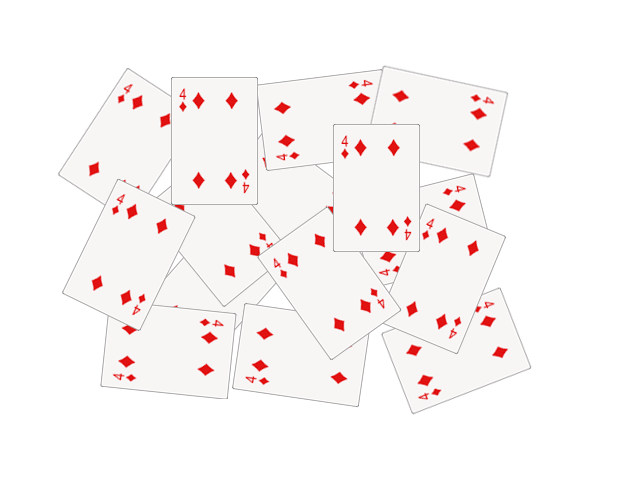
#> input picture data/cards.png, 640 x 480 px
$ python 21.1.2HowToCreateContours.py   (older library calls are emulated)
#> lines starting #> are read from the running program, lines starting #| are printed output that depends on the picture; after the words box and inside, x2 and y2 are one past the last pixel; in counts of white or black regions, pixels touching at a corner belong together
# -*- coding: utf-8 -*-
# __author__ = 'corvin'

"""
21.1.2 怎样绘制轮轮廓.py:
函数 cv2.drawContours() 可以 用来绘制 轮廓。它可以根据你提供 的 界点绘制任何形状。
第一个参数是原始图像
第二个参数是 轮廓 一 个 Python 列表。
第三个参数是 轮廓的索引
在绘制独立 轮廓是很有用 当 设置为 -1 时绘制所有轮廓 。
接下来的参数是 轮廓的颜色和厚度等。
"""

import numpy as np
import cv2

im = cv2.imread('../data/cards.png')
#> im is the input picture: shape (480, 640, 3); mean B, G, R 245.8, 245.8, 250.7
imgray = cv2.cvtColor(im, cv2.COLOR_BGR2GRAY)
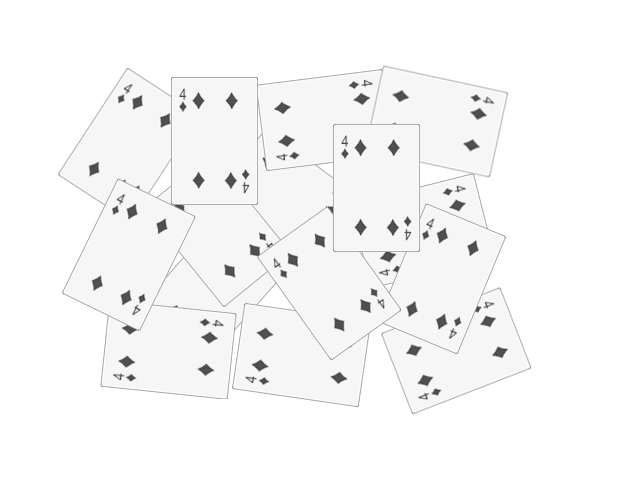
#> imgray: shape (480, 640); min 67, max 255, mean 247.3
cv2.imshow('imgray', imgray)
# cv2.waitKey(2000)

# threshold函数有两个返回值，其中第二个返回值（这里是mask）是二值化后的灰度图。当我们指定了阈值参数thresh，第一个返回值ret就是我们指定的thresh。换句话说，我们可以不指定阈值参数thresh。
# 将灰度图img2gray中灰度值小于244的点置0，灰度值大于244的点置255
ret, thresh = cv2.threshold(imgray, 244, 255, 0)
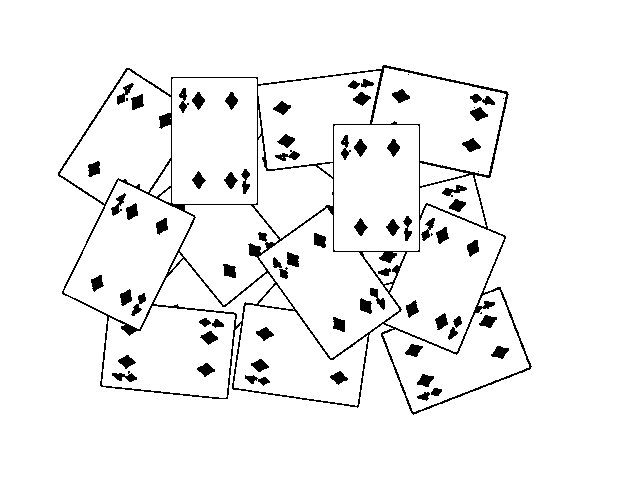
#> thresh: shape (480, 640); 94.7% white; 73 black regions (7 under 20 px)
print("ret: %s" % ret, "thresh: %s" % thresh)
#> (printed output is left out)

img, contour, hiserarchy = cv2.findContours(thresh, cv2.RETR_TREE, cv2.CHAIN_APPROX_SIMPLE)
#> contour = 118 contours, 21 with area under 20; largest, box (x1, y1, x2, y2) and area: (0, 0, 640, 480) 306081, (57, 64, 533, 416) 130271, (334, 125, 419, 251) 10498, (172, 78, 257, 204) 10498, (64, 180, 194, 329) 10368; hiserarchy = 118 rows, first 6: [-1, -1, 1, -1], [-1, -1, 2, 0], [10, -1, 3, 1], [4, -1, -1, 2], [5, 3, -1, 2], [6, 4, -1, 2]
print('len(contours):', len(contour))
#| len(contours): 118

contours = [cnt for cnt in contour if cv2.contourArea(cnt) > 200] # 过滤太小的contour
#> contours = 21 contours; largest, box (x1, y1, x2, y2) and area: (0, 0, 640, 480) 306081, (57, 64, 533, 416) 130271, (334, 125, 419, 251) 10498, (172, 78, 257, 204) 10498, (64, 180, 194, 329) 10368
print("过滤太小的contours:", len(contours))
#| 过滤太小的contours: 21

# 它的第一个参数是原始图像，第二个参数是轮廓，一个Python 列表。第三个参数是轮廓的索引（在绘制独立轮廓是很有用，当设置为-1 时绘制所有轮廓）。接下来的参数是轮廓的颜色和厚度等。
# cv2.drawContours(imgray, contours, -1, (0, 0,255), 3)
cv2.drawContours(im, contours, -1, (255, 0, 0), 3)
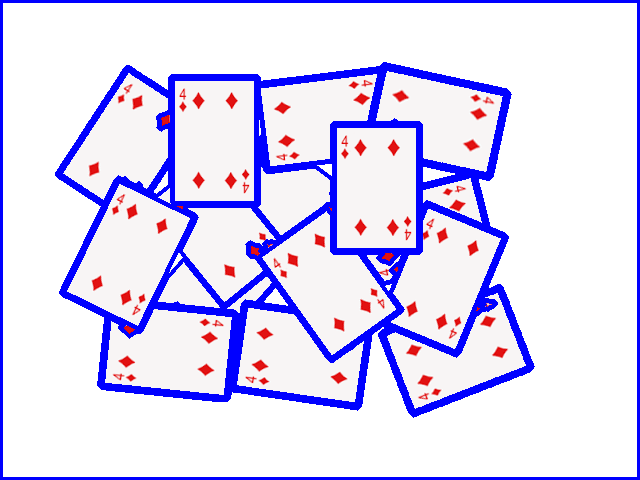
#> im: shape (480, 640, 3); 12.02% of pixels changed, all inside (x1, y1, x2, y2) = (0, 0, 640, 480)

if len(contours) > 4:
    # To gdraw an individual contour, say 4th contour:
    # drawContours(image, contours, contourIdx, color, thickness=None, lineType=None, hierarchy=None, maxLevel=None, offset=None)
    # 绘制独立 轮廓 如第四个 轮廓
#> (the run stopped early here; a loop or call above may not have finished)
